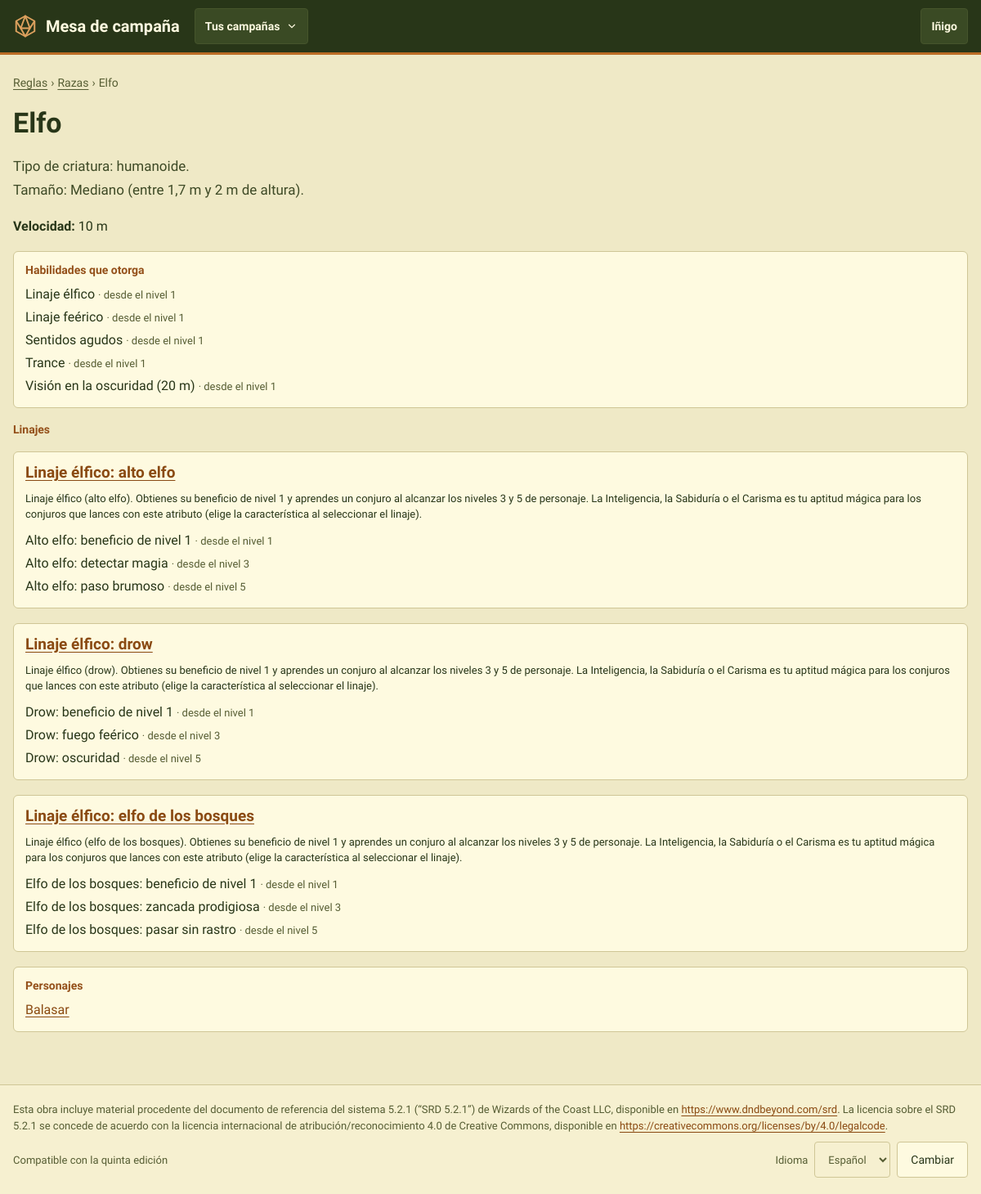
The app's page /reglas/razas/2/ (signed in) with its own data.
### CampaignManager/models.py (models this page shows, shortened)
class User(AbstractUser):
    pass

class Race(models.Model):
    name = models.CharField(max_length=100)
    description = models.TextField(blank=True)
    speed = models.IntegerField(help_text="In meters")
    abilities = models.ManyToManyField("Ability", through="RaceAbility")

class RaceAbility(models.Model):
    race = models.ForeignKey("Race", on_delete=models.CASCADE)
    ability = models.ForeignKey("Ability", on_delete=models.CASCADE)
    level_required = models.IntegerField(default=1)
    class Meta:
        verbose_name_plural = "race abilities"
        constraints = [
            models.UniqueConstraint(fields=["race", "ability"], name="unique_race_ability"),
        ]

class Ability(models.Model):
    name = models.CharField(max_length=100)
    unique = models.BooleanField(
        default=False,
        help_text="If true, only one character per campaign can have it",
    )
    description = models.TextField(blank=True)
    feat = models.BooleanField(default=False, help_text="A feat: chosen when levelling up at levels 4, 8, 12, 16 and 20")
    feat_min_level = models.PositiveSmallIntegerField(
        default=rules.FEAT_LEVELS[0],
        validators=[MinValueValidator(1), MaxValueValidator(rules.MAX_LEVEL)],
        help_text="Only for feats: the lowest level at which it can be chosen (e.g. 19 for epic boons, so from level 20)",
    )
    effects = models.ManyToManyField("Effect", blank=True)
    class Meta:
        verbose_name_plural = "abilities"

class Subrace(models.Model):
    name = models.CharField(max_length=100)
    description = models.TextField(blank=True)
    race = models.ForeignKey("Race", on_delete=models.CASCADE, related_name="subraces")
    abilities = models.ManyToManyField("Ability", through="SubraceAbility")

class SubraceAbility(models.Model):
    subrace = models.ForeignKey("Subrace", on_delete=models.CASCADE)
    ability = models.ForeignKey("Ability", on_delete=models.CASCADE)
    level_required = models.IntegerField(default=1)
    class Meta:
        verbose_name_plural = "subrace abilities"
        constraints = [
            models.UniqueConstraint(fields=["subrace", "ability"], name="unique_subrace_ability"),
        ]

class Character(models.Model):
    class Status(models.TextChoices):
        PENDIENTE = "pendiente", "Pendiente"
        APROBADO = "aprobado", "Aprobado"
    name = models.CharField(max_length=100)
    xp = models.IntegerField(default=0)
    level = models.PositiveSmallIntegerField(
        default=1,
        validators=[MinValueValidator(1), MaxValueValidator(rules.MAX_LEVEL)],
        help_text="Level reached. It can be behind the XP until the player levels up",
    )
    hp = models.IntegerField(help_text="Maximum hit points")
    temp_hp = models.IntegerField(help_text="Current hit points")
    ac = models.IntegerField(help_text="Armor class")
    temp_ap = models.IntegerField(default=0, help_text="Current armor points")
    inspiration = models.IntegerField(default=0)
    strength = models.IntegerField()
    dexterity = models.IntegerField()
    constitution = models.IntegerField()
    intelligence = models.IntegerField()
    wisdom = models.IntegerField()
    charisma = models.IntegerField()
    portrait = models.ImageField(upload_to="retratos/", blank=True)
    background = models.TextField(blank=True)
    notes = models.TextField(blank=True, help_text="The player's own notes")
    status = models.CharField(max_length=10, choices=Status.choices, default=Status.APROBADO)
    dead = models.BooleanField(default=False)
    knocked_down_in = models.ForeignKey(
        "Encounter", on_delete=models.SET_NULL, null=True, blank=True, related_name="+",
        help_text="The fight in which the character was last knocked down",
    )
    magic_points = models.PositiveIntegerField(default=0)
    magic_points_bonus = models.IntegerField(
        default=0, help_text="The master's adjustment to the magic points the class gives at this level (can be negative)")
    player = models.ForeignKey(User, on_delete=models.SET_NULL, null=True, blank=True)
    char_class = models.ForeignKey("CharacterClass", on_delete=models.PROTECT)
    subclass = models.ForeignKey("Subclass", on_delete=models.PROTECT, null=True, blank=True)
    race = models.ForeignKey("Race", on_delete=models.PROTECT)
    subrace = models.ForeignKey("Subrace", on_delete=models.PROTECT, null=True, blank=True)
    campaigns = models.ManyToManyField("Campaign", blank=True, related_name="characters")
    is_npc = models.BooleanField(default=False)
    template = models.ForeignKey(
        "self",
        on_delete=models.CASCADE,
        null=True,
        blank=True,
        related_name="copies",
        limit_choices_to={"is_npc": True, "template__isnull": True},
        help_text="Only for NPC copies: the NPC template this character was made from",
    )
    abilities = models.ManyToManyField("Ability", through="CharacterAbility", blank=True)
    spells = models.ManyToManyField("Spell", blank=True)
    items = models.ManyToManyField("Item", through="Inventory")
    effects = models.ManyToManyField("Effect", through="ActiveEffect")
    class Meta:
        ordering = ["name"]
        indexes = [models.Index(fields=["is_npc", "status"])]
        constraints = [
            models.CheckConstraint(
                condition=models.Q(template__isnull=True) | models.Q(is_npc=True),
                name="template_only_for_npcs",
                violation_error_message="Only NPCs can have a template.",
            ),
            models.CheckConstraint(
                condition=models.Q(level__gte=1, level__lte=rules.MAX_LEVEL),
                name="level_from_1_to_max",
            ),
        ]

### CampaignManager/views.py (the view)
# urls.py: path("reglas/razas/<int:pk>/", views.RaceDetailView.as_view(), name="race_detail"),
class RaceDetailView(CatalogDetailView):
    model = Race
    context_object_name = "race"
    template_name = "race_detail.html"
    character_filter = "race"

### CampaignManager/templates/race_detail.html (shortened to what this page needs)
{% extends "base.html" %}
{% load i18n %}
{% block content %}
<section class="pila" aria-labelledby="h-reglas">
    <nav class="migas" aria-label="{% translate 'Ruta' %}"><a href="{% url 'index' %}">{% translate "Reglas" %}</a> <span aria-hidden="true">›</span> <a href="{% url 'race_list' %}">{% translate "Razas" %}</a> <span aria-hidden="true">›</span> <span>{{ race.name }}</span></nav>
    <h1 id="h-reglas">{{ race.name }}</h1>
    {% if race.description %}<div class="lectura-p">{{ race.description|linebreaks }}</div>{% endif %}
    <p><b>{% translate "Velocidad" %}:</b> {{ race.speed }} m</p>
    <div class="tarjeta compacta">
        <h2 class="rotulo">{% translate "Habilidades que otorga" %}</h2>
        <ul class="lista-limpia" style="gap:4px">
            {% for row in race.raceability_set.all %}<li>{{ row.ability.name }} <span class="pequeno atenuado">· {% translate "desde el nivel" %} {{ row.level_required }}</span></li>
            {% empty %}<li class="atenuado">{% translate "Esta raza no otorga habilidades." %}</li>{% endfor %}
        </ul>
    </div>
    <h2 class="rotulo">{% translate "Linajes" %}</h2>
    {% for subrace in race.subraces.all %}
    <div class="tarjeta compacta">
        <h3><a href="{% url 'subrace_detail' subrace.pk %}">{{ subrace.name }}</a></h3>
        {% if subrace.description %}<div class="pequeno">{{ subrace.description|linebreaks }}</div>{% endif %}
        <ul class="lista-limpia" style="gap:4px">
            {% for row in subrace.subraceability_set.all %}<li>{{ row.ability.name }} <span class="pequeno atenuado">· {% translate "desde el nivel" %} {{ row.level_required }}</span></li>
            {% empty %}<li class="atenuado">{% translate "Este linaje no otorga habilidades." %}</li>{% endfor %}
        </ul>
    </div>
    {% empty %}<p class="atenuado">{% translate "Esta raza no tiene linajes." %}</p>{% endfor %}
    <div class="tarjeta compacta">
        <h2 class="rotulo">{% translate "Personajes" %}</h2>
        <ul class="lista-limpia" style="gap:4px">
            {% for character in characters %}<li><a href="{% url 'character_detail' character.pk %}">{{ character.name }}</a>{% if character.is_npc %} <span class="pastilla">{% translate "PNJ" %}</span>{% endif %}</li>
            {% empty %}<li class="atenuado">{% translate "No hay personajes de esta raza que puedas ver." %}</li>{% endfor %}
        </ul>
    </div>
</section>
{% endblock %}

### CampaignManager/templates/base.html (shortened to what this page needs)
{% load static i18n mesa %}<!DOCTYPE html>
{% get_current_language as LANGUAGE_CODE %}
<html lang="{{ LANGUAGE_CODE }}">
<head>
    <link rel="stylesheet" href="{% asset 'css/mesa.css' %}">
</head>
<body>
<header class="cabecera">
    <div class="cabecera-inner">
        <a class="marca" href="{% url 'start' %}">
            <svg width="30" height="30" viewBox="0 0 24 24" fill="none" stroke="#DDA15E" stroke-width="1.6" stroke-linejoin="round" aria-hidden="true"><path d="M12 2 21 7v10l-9 5-9-5V7z"></path><path d="M12 2 7.5 14h9z"></path><path d="M3 7l4.5 7M21 7l-4.5 7M7.5 14 12 22l4.5-8"></path></svg>
            <span>Mesa de campaña</span>
        </a>
        {% if user.is_authenticated and nav_campaigns %}
        <details class="desplegable">
            <summary aria-label="{% translate 'Cambiar de campaña' %}">{% if nav_campaign %}{{ nav_campaign.name }}{% else %}{% translate "Tus campañas" %}{% endif %}
                <svg width="14" height="14" viewBox="0 0 24 24" fill="none" stroke="currentColor" stroke-width="2" stroke-linecap="round" aria-hidden="true"><path d="M6 9l6 6 6-6"></path></svg></summary>
        </details>
        {% endif %}
        {% if user.is_authenticated %}
        <details class="desplegable">
            <summary>{{ user.get_short_name|default:user.username }}</summary>
        </details>
        {% endif %}
    </div>
</header>
<main id="principal" class="contenido">
    {% block content %}{% endblock %}
</main>
<footer class="pie">
    <div class="pie-inner">
        <p lang="es">Esta obra incluye material procedente del documento de referencia del sistema 5.2.1 (“SRD 5.2.1”) de Wizards of the Coast LLC, disponible en <a href="https://www.dndbeyond.com/srd">https://www.dndbeyond.com/srd</a>. La licencia sobre el SRD 5.2.1 se concede de acuerdo con la licencia internacional de atribución/reconocimiento 4.0 de Creative Commons, disponible en <a href="https://creativecommons.org/licenses/by/4.0/legalcode">https://creativecommons.org/licenses/by/4.0/legalcode</a>.</p>
        <div class="fila-s" style="justify-content:space-between">
            <span>{% translate "Compatible con la quinta edición" %}</span>
            <form action="{% url 'set_language' %}" method="post" class="fila-s">
                <label for="idioma">{% translate "Idioma" %}</label>
                <select id="idioma" name="language" class="entrada" style="width:auto">
                    {% get_available_languages as LANGUAGES %}
                    {% for code, name in LANGUAGES %}<option value="{{ code }}" {% if code == LANGUAGE_CODE %}selected{% endif %}>{{ name }}</option>{% endfor %}
                </select>
                <button type="submit" class="btn">{% translate "Cambiar" %}</button>
            </form>
        </div>
    </div>
</footer>
</body>
</html>

### records on screen
User: get_short_name "Iñigo"
Race: name "Elfo", description "Tipo de criatura: humanoide. Tamaño: Mediano (entre 1,7 m y 2 m de altura).", speed "10"
RaceAbility: ability.name "Linaje élfico", level_required "1"
RaceAbility: ability.name "Linaje feérico", level_required "1"
RaceAbility: ability.name "Sentidos agudos", level_required "1"
RaceAbility: ability.name "Trance", level_required "1"
RaceAbility: ability.name "Visión en la oscuridad (20 m)", level_required "1"
Subrace: name "Linaje élfico: alto elfo", description "Linaje élfico (alto elfo). Obtienes su beneficio de nivel 1 y aprendes un conjuro al alcanzar los niveles 3 y 5 de personaje. La Inteligencia, la Sabiduría o el Carisma es tu aptitud mágica para los conjuros que lances con este atributo (elige la característica al seleccionar el linaje)."
SubraceAbility: ability.name "Alto elfo: beneficio de nivel 1", level_required "1"
SubraceAbility: ability.name "Alto elfo: detectar magia", level_required "3"
SubraceAbility: ability.name "Alto elfo: paso brumoso", level_required "5"
Subrace: name "Linaje élfico: drow", description "Linaje élfico (drow). Obtienes su beneficio de nivel 1 y aprendes un conjuro al alcanzar los niveles 3 y 5 de personaje. La Inteligencia, la Sabiduría o el Carisma es tu aptitud mágica para los conjuros que lances con este atributo (elige la característica al seleccionar el linaje)."
SubraceAbility: ability.name "Drow: beneficio de nivel 1", level_required "1"
SubraceAbility: ability.name "Drow: fuego feérico", level_required "3"
SubraceAbility: ability.name "Drow: oscuridad", level_required "5"
Subrace: name "Linaje élfico: elfo de los bosques", description "Linaje élfico (elfo de los bosques). Obtienes su beneficio de nivel 1 y aprendes un conjuro al alcanzar los niveles 3 y 5 de personaje. La Inteligencia, la Sabiduría o el Carisma es tu aptitud mágica para los conjuros que lances con este atributo (elige la característica al seleccionar el linaje)."
SubraceAbility: ability.name "Elfo de los bosques: beneficio de nivel 1", level_required "1"
SubraceAbility: ability.name "Elfo de los bosques: zancada prodigiosa", level_required "3"
SubraceAbility: ability.name "Elfo de los bosques: pasar sin rastro", level_required "5"
Character: name "Balasar"

### other values on screen
form field language "Español"
